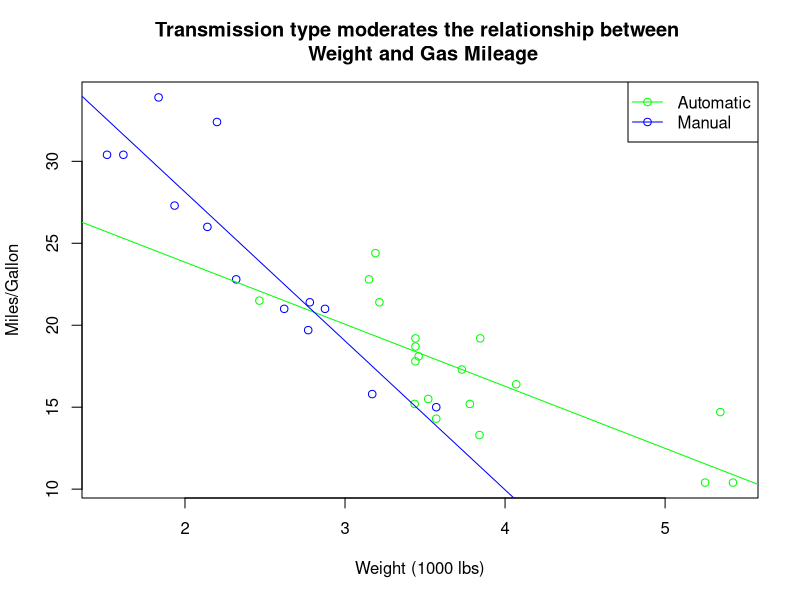

Source code (R):
# Confounding
data(mtcars)
mtcars$am <- as.factor(mtcars$am)
# I am examining whether car weight is a confounder of the relationship
#  between transmission type and gas mileage
# First test whether the bivariate association is significant:
trans.lm <- lm(mpg ~ am, data=mtcars)
summary(trans.lm)
# Now test the confounder
trans.wt.lm <- lm(mpg ~ am + wt, data=mtcars)
summary(trans.wt.lm)
# Since 1) transmission type was associated with mpg in the bivariate case,
#  and 2) did not remain significant in the multivariate case after 
#  controlling for weight, that means weight is a confounder.


###########################################################################
# Moderation
# I am examining gas mileage as a function of transmission type, weight, 
#  and the interaction between transmission type and weight
cars.mod.lm <- lm(mpg ~ am * wt, data=mtcars)
summary(cars.mod.lm)
# Main terms show that manual transmissions have higher gas mileage,
#  and heavier cars have lower gas mileage.  The interaction term indicates
#  that, among automatic cars, weight is more strongly associated with 
#  lower gas mileage.
# Plot this. (Quantitative DV, Quantitative IV, categorical 3rd variable
#  means I follow Q-Q-C plotting)
plot(mtcars$wt, mtcars$mpg, type="n",
     main="Transmission type moderates the relationship between \n Weight and Gas Mileage",
     ylab="Miles/Gallon", xlab="Weight (1000 lbs)")
points(mtcars$wt[mtcars$am==0], mtcars$mpg[mtcars$am==0], col="green")
points(mtcars$wt[mtcars$am==1], mtcars$mpg[mtcars$am==1], col="blue")
# Add trend lines from bivariate regressions for each kind of transmission
abline(lm(mpg ~ wt, data=mtcars[mtcars$am==0,]), col="green")
abline(lm(mpg ~ wt, data=mtcars[mtcars$am==1,]), col="blue")
# Add legend
legend("topright",c("Automatic","Manual"),col=c("green","blue"),pch=1, lty=1)
# The association between weight and gas mileage is stronger (i.e. more negative)
#  for manual cars than for automatic cars


###########################################################################
# Exercises

# 1. Load the data on air quality measurements in NY
data(airquality)
help(airquality)

# 2. Examine the ozone concentration (DV) as a function of temperature,
#  wind, and the interaction between temperature and wind

# 3. What do the results tell you?  Is there moderation?  If so, 
#  explain the moderation by interpreting the coefficients and/or 
#  multivariate plot

# 4. Categorize the "Month" variable:
airquality$Month <- as.factor(airquality$Month)

# 5. Examine whether the relationship between Ozone (DV) and Month (IV)
#  is confounded by temperature.

# 6. Load data on fertility in Swiss provinces and look at documentation
data(swiss)
help(swiss)

# 7. Examine whether the relationship between fertility (DV) and 
#  % of males in agriculture (IV) is confounded by education
#  beyond primary school